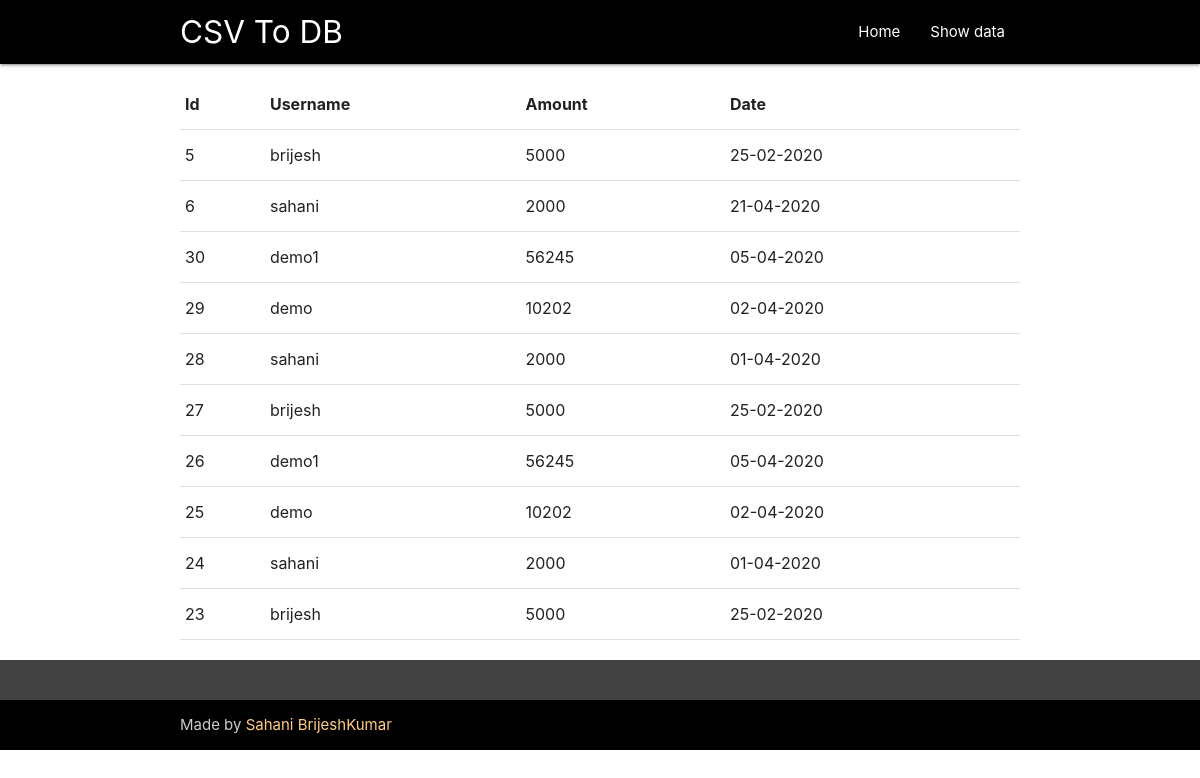
The page /showdata.php on the database its author committed.
### tables this page shows
CREATE TABLE `csv` (
  `Id` int(11) NOT NULL,
  `Username` varchar(100) NOT NULL,
  `Amount` varchar(100) NOT NULL,
  `Date` varchar(100) NOT NULL
);

### showdata.php (the view, shortened to what this page needs)
<html>
<head>
  <link href="css/materialize.css" type="text/css" rel="stylesheet" media="screen,projection"/>
  <link href="css/style.css" type="text/css" rel="stylesheet" media="screen,projection"/>
</head>
<body>
 <form  method="post" enctype="multipart/form-data">
  <nav class="black lighten-1" role="navigation">
    <div class="nav-wrapper container"><a id="logo-container" href="#" class="brand-logo">CSV To DB</a>
      <ul class="right hide-on-med-and-down">
       <li><a href="index.php">Home</a></li>
		 <li><a href="showdata.php">Show data</a></li>
      </ul>
    </div>
  </nav>
  <div class="section no-pad-bot" id="index-banner">
    <div class="container">
      <div class="row center">
	   <?php
                    $connect = mysqli_connect("localhost", "root", "", "zujo");
                    $sql = "SELECT * FROM csv";
                    if($result = mysqli_query($connect, $sql)){
                        if(mysqli_num_rows($result) > 0){
                            echo "<table class='table table-bordered table-striped'>";
                                echo "<thead>";
                                    echo "<tr>";
                                         echo "<th>Id</th>";
                                        echo "<th>Username</th>";
                                        echo "<th>Amount</th>";
                                        echo "<th>Date</th>";
                                    echo "</tr>";
                                echo "</thead>";
                                echo "<tbody>";
                                while($row = mysqli_fetch_array($result)){
                                    echo "<tr>";
										  echo "<td>" . $row['Id'] . "</td>";
                                        echo "<td>" . $row['Username'] . "</td>";
                                        echo "<td>" . $row['Amount'] . "</td>";
                                        echo "<td>" . $row['Date'] . "</td>";
                                    echo "</tr>";
                                }
                                echo "</tbody>";
                            echo "</table>";
                        } else{
                            echo "<p class='lead'><em>No records were found.</em></p>";
                        }
                    } else{
                        echo "ERROR: Could not able to execute $sql. " . mysqli_error($connect);
                    }
                    ?>
	  </div>
    </div>
  </div>
  <footer class="page-footer #424242 grey darken-3">
    <div class="footer-copyright black">
      <div class="container">
      Made by <a class="orange-text text-lighten-3" href="http://materializecss.com">Sahani BrijeshKumar</a>
      </div>
    </div>
  </footer>
</form>
  </body>
</html>

### rows shown on the page
csv: Id "5", Username "brijesh", Amount "5000", Date "25-02-2020"
csv: Id "6", Username "sahani", Amount "2000", Date "21-04-2020"
csv: Id "30", Username "demo1", Amount "56245", Date "05-04-2020"
csv: Id "29", Username "demo", Amount "10202", Date "02-04-2020"
csv: Id "28", Username "sahani", Amount "2000", Date "01-04-2020"
csv: Id "27", Username "brijesh", Amount "5000", Date "25-02-2020"
csv: Id "26", Username "demo1", Amount "56245", Date "05-04-2020"
csv: Id "25", Username "demo", Amount "10202", Date "02-04-2020"
csv: Id "24", Username "sahani", Amount "2000", Date "01-04-2020"
csv: Id "23", Username "brijesh", Amount "5000", Date "25-02-2020"
